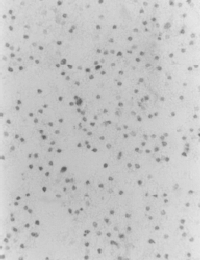
#> input picture practica_10/2.Thresholding/thresh2.png, 200 x 260 px
$ python 1.py
#> lines starting #> are read from the running program, lines starting #| are printed output that depends on the picture; after the words box and inside, x2 and y2 are one past the last pixel; in counts of white or black regions, pixels touching at a corner belong together
import cv2
import random
import numpy as np
from matplotlib import pyplot as plt

img=cv2.imread('thresh2.png', cv2.IMREAD_GRAYSCALE)
#> img is the input picture: shape (260, 200); min 89, max 235, mean 197.6
img2=cv2.imread('thresh2.png', cv2.IMREAD_GRAYSCALE)
fils,cols=img.shape
#> fils = 260; cols = 200
print(fils,cols)
#| 260 200
print(img.item(35,166))
#| 189
for x in range(fils):
    for y in range(cols):
        if img.item(x,y)<=255 and 180<=img.item(x,y):
            img2.itemset((x, y), 255)
        else:
            img2.itemset((x, y), 0)
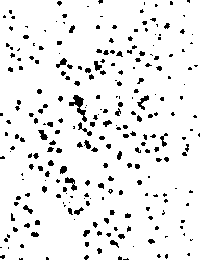
#> img2: shape (260, 200); 92.3% white; 255 black regions (186 under 20 px), largest, box (x1, y1, x2, y2) and area: (69, 95, 87, 122) 171, (65, 177, 77, 191) 75, (137, 95, 149, 110) 69

hist = cv2.calcHist([img],[0],None,[256],[0,256])
#> hist = 256 values, max 5022 at index 197, min 0 at index 0, mean 203.1
cv2.imshow('hist',hist)
plt.subplot(1,3,1),plt.imshow(img,'gray')
plt.subplot(1,3,2),plt.imshow(img2,'gray')
plt.subplot(1,3,3).hist(img.ravel(),256,[0,256])
plt.show()
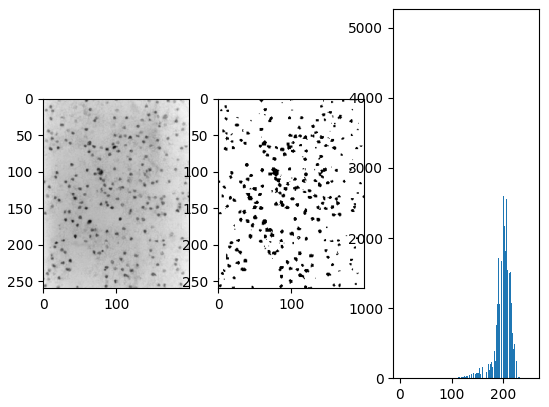
#> figure drawn by matplotlib, 3 panels; panel 3: tallest bar 5022 high, from x = 197 to 198

$ run again, with practica_10/2.Thresholding/thresh1.png copied over practica_10/2.Thresholding/thresh2.png
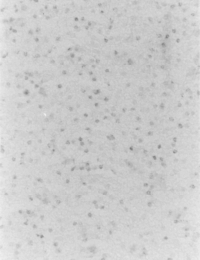
#> input picture practica_10/2.Thresholding/thresh1.png, 200 x 260 px
#> img is the input picture: shape (260, 200); min 126, max 240, mean 204.4
#| 260 200
#| 153
#> after the loop `for x in range(fils):`:
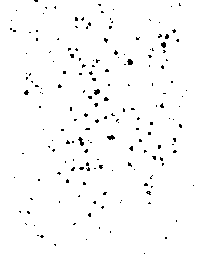
#> img2: shape (260, 200); 97.9% white; black in thin lines or dots, all inside (x1, y1, x2, y2) = (10, 0, 194, 254)
#> hist = 256 values, max 4135 at index 206, min 0 at index 0, mean 203.1
#> `plt.show()`:
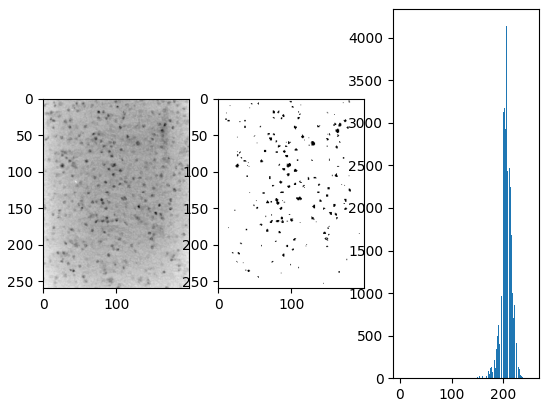
#> figure drawn by matplotlib, 3 panels; panel 3: tallest bar 4135 high, from x = 206 to 207

$ run again, with practica_10/2.Thresholding/thresh3.png copied over practica_10/2.Thresholding/thresh2.png
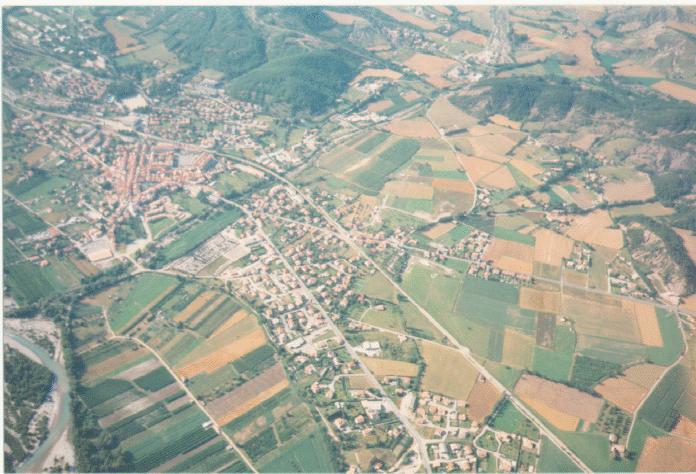
#> input picture practica_10/2.Thresholding/thresh3.png, 696 x 474 px
#| 474 696
#| 171
#> after the loop `for x in range(fils):`:
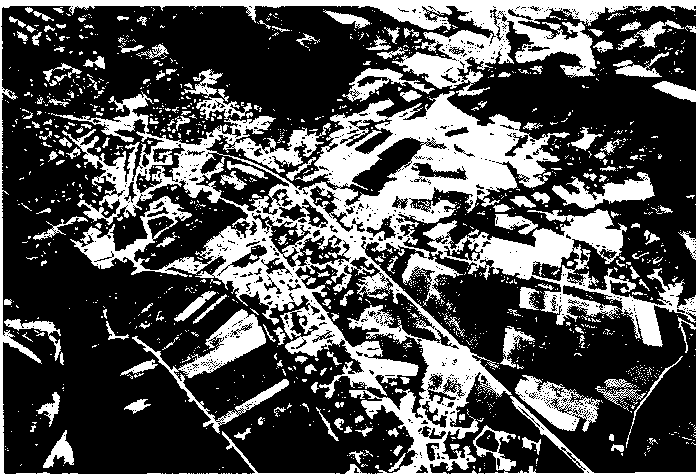
#> img2: shape (474, 696); 31.6% white; 1481 white regions (1282 under 20 px), largest, box (x1, y1, x2, y2) and area: (51, 91, 570, 474) 49145, (0, 0, 696, 474) 15083, (423, 209, 696, 347) 9746
#> hist = 256 values, max 12706 at index 183, min 0 at index 0, mean 1288.7
#> `plt.show()`:
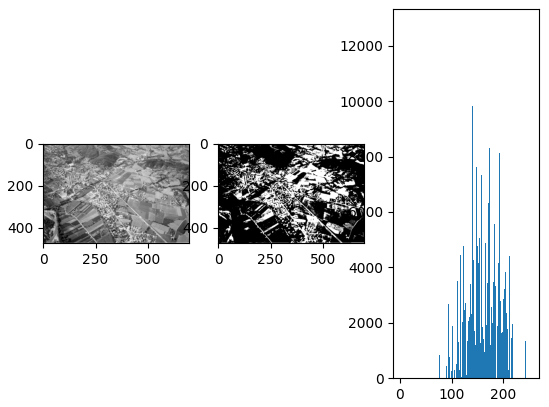
#> figure drawn by matplotlib, 3 panels; panel 3: tallest bar 12706 high, from x = 183 to 184
